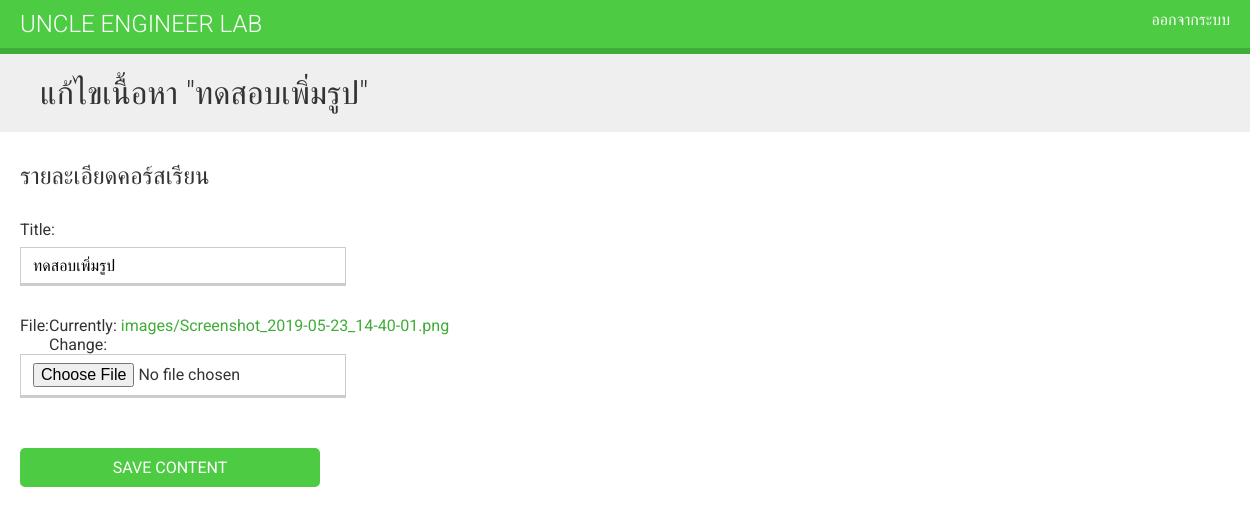
The app's page /course/module/6/content/image/1/ (signed in), older data.
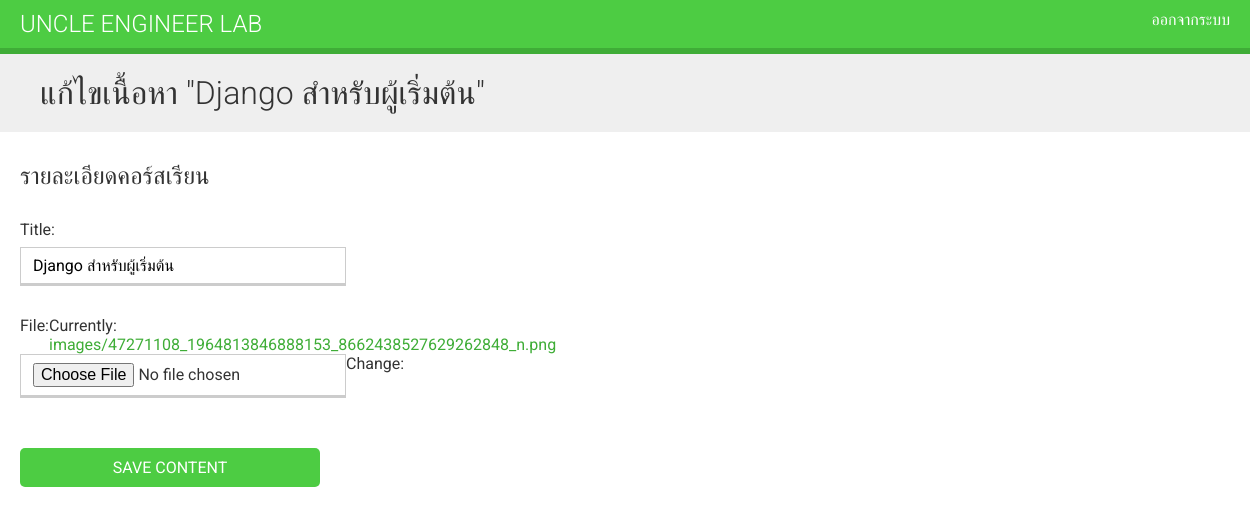
The same page, newer data.
### courses/models.py (models this page shows, shortened)
class ItemBase(models.Model):
    owner = models.ForeignKey(User,related_name='%(class)s_related',on_delete=models.CASCADE)
    title = models.CharField(max_length=250)
    created = models.DateTimeField(auto_now_add=True)
    updated = models.DateTimeField(auto_now=True)
    class Meta:
        abstract = True

class Image(ItemBase):
    file = models.FileField(upload_to='images')

### courses/views.py (the view, shortened to what this page needs)
class ContentCreateUpdateView(TemplateResponseMixin, View):
    module = None
    model = None
    obj = None
    template_name = 'courses/manage/content/form.html'
    def get_model(self, model_name):
        if model_name in ['text', 'video', 'image', 'file']:
            return apps.get_model(app_label='courses', model_name=model_name)
        return None
    def get_form(self, model, *args, **kwargs):
        Form = modelform_factory(model, exclude=['owner','order','created','updated'])
        return Form(*args, **kwargs)
    def dispatch(self, request, module_id, model_name, id=None):
        self.module = get_object_or_404(Module,id=module_id,
        course__owner=request.user)
        self.model = self.get_model(model_name)
        if id:
            self.obj = get_object_or_404(self.model,id=id,owner=request.user)
        return super(ContentCreateUpdateView,self).dispatch(request, module_id, model_name, id)
    def get(self, request, module_id, model_name, id=None):
        form = self.get_form(self.model, instance=self.obj)
        return self.render_to_response({'form': form,'object': self.obj})

### courses/templates/courses/manage/content/form.html (shortened to what this page needs)
{% extends "base.html" %}
{% block content %}
<h1>
    {% if object %}
        แก้ไขเนื้อหา "{{ object.title }}"
    {% else %}
        เพิ่มเนื้อหาใหม่
    {% endif %}
</h1>
    <div class="module">
        <h2>รายละเอียดคอร์สเรียน</h2>
        <form action="" method="post" enctype="multipart/form-data">
            {{ form.as_p }}
            <p><input type="submit" value="Save content"></p>
        </form>
    </div>
{% endblock %}

Row changes from the older to the newer data that the page shows:
changed Image: title "ทดสอบเพิ่มรูป" → "Django สำหรับผู้เริ่มต้น"
Text that changed along with them:
text no longer shown: "Title: File: Currently: images/Screenshot_2019-05-23_14-40-01.png Change:"
text now shown: "Title: File: Currently: images/47271108_1964813846888153_8662438527629262848_n.png Change:"
